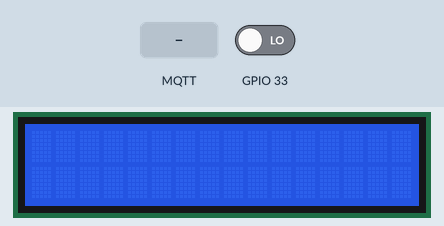
This sketch was run on a simulated ESP32. On the bench: 16×2 character LCD. Inputs (shaded band) come from the test bench; at power-on: GPIO 33 LOW. WiFi joins after 1.5 s; servers stay silent unless stated; no MQTT or app messages arrive unless stated; what the sketch prints to the serial monitor is not drawn.

Above: at 3.2 s.
3.3 s: MQTT message "5" arrives on the third subscribed topic
At 4.4 s:
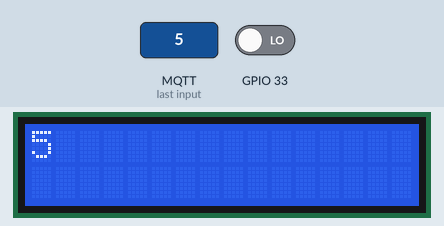
4.8 s: MQTT message "90" arrives on the third subscribed topic
At 5.8 s:
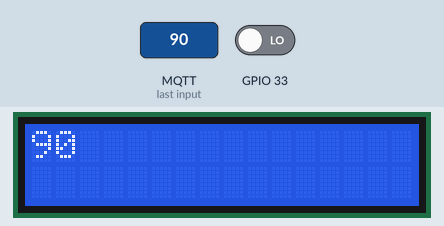
Timing chart, 0 to 7.8 s (numbered marks = the images above; inputs shaded):
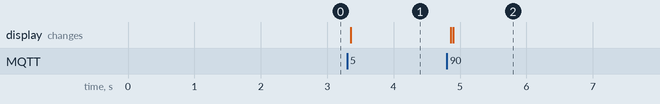

The sketch:

lib-progression.ino
```cpp
#include <WiFi.h>
#include <string.h>
#include <PubSubClient.h>
#include <LiquidCrystal_I2C.h>
#include <HTTPClient.h>
#include <ArduinoJson.h>


char ssid[] =  ""; //nome do seu wifi
char password[] = ""; // senha do seu wifi
char device_id[] = ""; //email que aparece no dashboard
char http_server[] = ""; //servidor interno para usuarios
char mqtt_server[] = "broker.hivemq.com"; //não edite isto
char client_id[] = "sunfounder-client-sdgvsda"; //não edite isto


String full_topic_ledComumOUT = "esp32/devices/ledComumOUT/" + String(device_id);
String full_topic_displayLCDOUT = "esp32/devices/displayLCDOUT/" + String(device_id);

String connectionClient = "esp32/connection/client/"+String(device_id);

String commomLed = "esp32/devices/ledComum/"+String(device_id);
String displayLCD = "esp32/devices/displayLCD/"+String(device_id);

int lcdColumns = 16;
int lcdRows = 2;
LiquidCrystal_I2C lcd(0x27, lcdColumns, lcdRows);

WiFiClient wifi;
PubSubClient client(wifi);
HTTPClient http;

#define MSG_BUFFER_SIZE (64)
char msg[MSG_BUFFER_SIZE];


void notify(String message){
  http.begin(http_server);

  http.addHeader("Content-Type", "application/json");
  String jsonPayload = "{\"notificar\":\"" + message + "\", \"dispositivo\":\"" + device_id + "\"}";
  int httpCode = http.POST(jsonPayload);
  if(httpCode == HTTP_CODE_OK){

    String response = http.getString();

    const size_t capacity = JSON_OBJECT_SIZE(2) + 30;
    DynamicJsonDocument doc(capacity);

    DeserializationError error = deserializeJson(doc, response);

    if (error) {
    Serial.println("JSON FALHOU");
    return;
    }

    String mensagemResposta = doc["mensagem"];
    try{
    String id_usuario = doc["dispositivo"];
    Serial.println(id_usuario);
    }catch(String &error){
      Serial.println("erro ao mandar notificacao");
    }


    Serial.println(mensagemResposta);


}
}
void callback(char* topic, byte* payload, unsigned int length) {

  String messageTemp = "";

  for (int i = 0; i < length; i++) {
    messageTemp += (char)payload[i];
  }
  Serial.println();

  if(String(topic) == commomLed){
      try{
        if(digitalRead(messageTemp.toInt()) == HIGH){
            digitalWrite(messageTemp.toInt(),LOW);

            client.publish(full_topic_ledComumOUT.c_str(),("desligado"+messageTemp).c_str());

        }else if(digitalRead(messageTemp.toInt()) == LOW){
          digitalWrite(messageTemp.toInt(),HIGH);

          client.publish(full_topic_ledComumOUT.c_str(),("ativo"+messageTemp).c_str());
        }
      }catch(String &err){
        Serial.println("erro led");

      }

  }else if(String(topic) == displayLCD){
    try{
      lcd.clear();
      delay(30);
      if(length <= 16){
      lcd.setCursor(0,0);
      lcd.print(messageTemp.substring(0,16));
      }
      else if(length > 16 && length <=32){
      lcd.setCursor(0,0);
      lcd.print(messageTemp.substring(0,16));
      lcd.setCursor(0,1);
      lcd.print(messageTemp.substring(16,length));
      }

      client.publish(full_topic_displayLCDOUT.c_str(),messageTemp.c_str());
    }catch(String &err){
      Serial.println("erro display");
    }

  }

}
void setupMQTT() {
  client.setServer(mqtt_server, 1883);
  client.setCallback(callback);
}
void reconnect() {

  while (!client.connected()) {
    Serial.print("Tentando conexão MQTT");
    if (client.connect(client_id)) {
      Serial.println("connected");


    client.subscribe(connectionClient.c_str());
    client.subscribe(commomLed.c_str());
    client.subscribe(displayLCD.c_str());

    } else {
      Serial.print("falhou, rc = ");
      Serial.print(client.state());

      Serial.println("tente denovo em 5 segundos");
      delay(5000);
    }
  }
}

void setup() {

  Serial.begin(9600);
  try{
  lcd.init();
  lcd.backlight();
  }catch(String &err){
    Serial.println("sem display");
  }

 /* setup dos seus pinos
  pinMode(13,OUTPUT);
  pinMode(14,OUTPUT);
  pinMode(25,OUTPUT);
  pinMode(26,OUTPUT);
  pinMode(27,OUTPUT);
  pinMode(32,OUTPUT);
  pinMode(33,OUTPUT);
  */

  WiFi.begin(ssid, password);
  while (WiFi.status() != WL_CONNECTED) {
  delay(1000);
  Serial.print(".");

  }

  setupMQTT();
}


void loop() {
  if (!client.connected()) {
    reconnect();
  }
  client.loop();
  client.publish(connectionClient.c_str(),"online");
  if(digitalRead(33) == HIGH){
    notify("botão 33 aceso");
  }
  delay(300);

}
```

Measured:
- after the input at 3.3 s, the display: changes after 0.06 s (image 1)
- after the input at 4.8 s, the display: first changes after 0.06 s (image 2 shows a later state)
